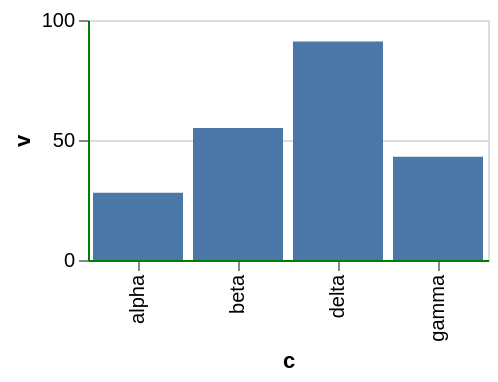

Write a Vega-Lite specification for this figure.
### Vega-Lite specification from a JSON file in a GitHub repository (floating-point values rounded to 4 significant figures)
{"$schema": "https://vega.github.io/schema/vega-lite/v6.json", "width": 200, "height": 120, "data": {"values": [{"c": "alpha", "v": 28, "w": 3, "t": "2024-01-07"}, {"c": "beta", "v": 55, "w": 7, "t": "2024-03-19"}, {"c": "gamma", "v": 43, "w": 5, "t": "2024-06-02"}, {"c": "delta", "v": 91, "w": 9, "t": "2024-09-11"}]}, "mark": "bar", "encoding": {"x": {"field": "c", "type": "nominal"}, "y": {"field": "v", "type": "quantitative"}}, "config": {"axis": {"domainColor": "green"}}}
